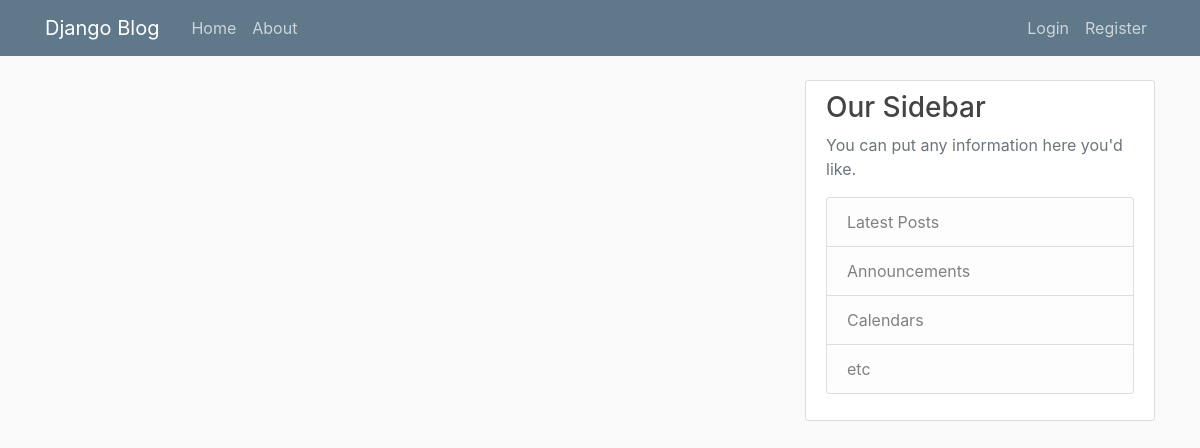
Page /blog_dev/ on the earlier database version.
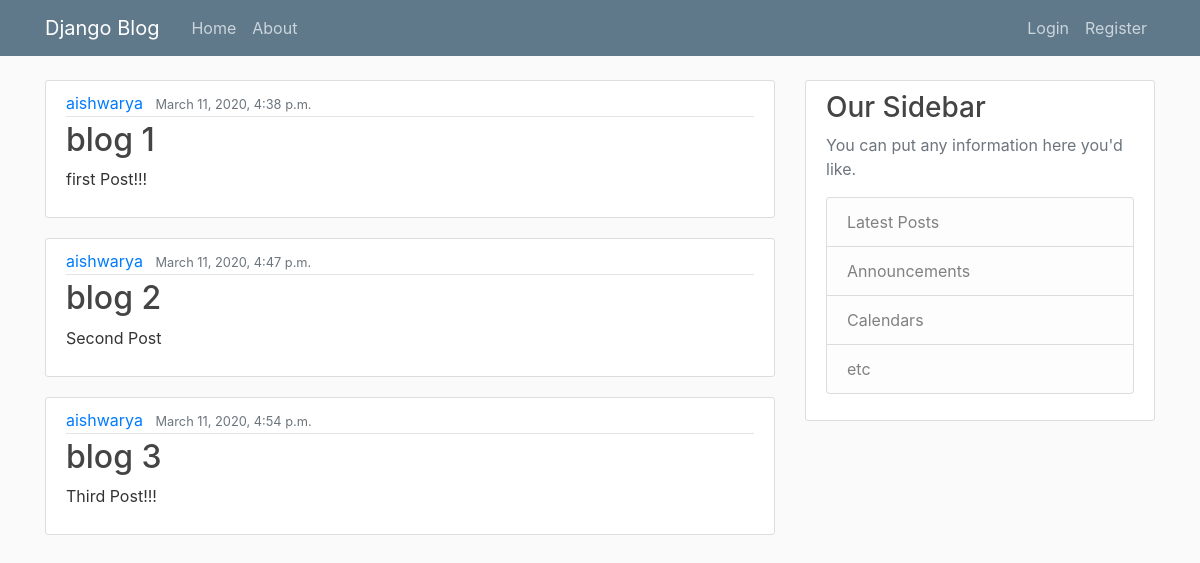
Same page on the later database version.
### blog/models.py (models this page shows, shortened)
class Post(models.Model):
    title = models.CharField(max_length=100)
    content = models.TextField()
    date_posted = models.DateTimeField(default=timezone.now)
    author = models.ForeignKey(User, on_delete=models.CASCADE)  #if user is deleted then its post is also deleted

### blog/views.py (the view)
# urls.py: path('', views.home, name='blog-name'), #views.home is functio created in views.py
def home(request):
    content = {
        'posts':Post.objects.all()
    }
    return render(request, 'home.html',content) #when user goes to home blog page

### blog/templates/home.html
{% extends "base.html" %}
{% block content %}
    {% for post in posts %}
        <article class="media content-section">
            <div class="media-body">
                <div class="article-metadata">
                    <a class="mr-2" href="#">{{ post.author }}</a>
                    <small class="text-muted">{{ post.date_posted }}</small>
                </div>
                <h2><a class="article-title" href="#">{{ post.title }}</a></h2>
                <p class="article-content">{{ post.content }}</p>
            </div>
        </article>
    {% endfor %}
{% endblock content %}

### blog/templates/base.html (shortened to what this page needs)
{% load static %}
<!DOCTYPE html>
<html lang="en">
<head>
    <link rel="stylesheet" href="https://stackpath.bootstrapcdn.com/bootstrap/4.4.1/css/bootstrap.min.css">
    <link rel="stylesheet" href="{% static 'blog/main.css' %}">
</head>
<body>
    <header class="site-header">
        <nav class="navbar navbar-expand-md navbar-dark bg-steel fixed-top">
          <div class="container">
            <a class="navbar-brand mr-4" href="#" >Django Blog</a>
            <div class="collapse navbar-collapse" id="navbarToggle">
              <div class="navbar-nav mr-auto">
                <a class="nav-item nav-link" href="{% url 'blog-name' %}" >Home</a>
                <a class="nav-item nav-link" href="{% url 'blog-about' %}" >About</a>
              </div>
              <div class="navbar-nav">
                <a class="nav-item nav-link" href="{% url 'blog-name' %}" >Login</a>
                <a class="nav-item nav-link" href="#" >Register</a>
              </div>
            </div>
          </div>
        </nav>
      </header>
      <main role="main" class="container">
        <div class="row">
          <div class="col-md-8">
            {% block content %}{% endblock %}
          </div>
          <div class="col-md-4">
            <div class="content-section">
              <h3>Our Sidebar</h3>
              <p class='text-muted'>You can put any information here you'd like.
                <ul class="list-group">
                  <li class="list-group-item list-group-item-light">Latest Posts</li>
                  <li class="list-group-item list-group-item-light">Announcements</li>
                  <li class="list-group-item list-group-item-light">Calendars</li>
                  <li class="list-group-item list-group-item-light">etc</li>
                </ul>
              </p>
            </div>
          </div>
        </div>
      </main>
</body>
</html>

### blog/static/blog/main.css (style rules this page uses)
body { background: #fafafa; color: #333333; margin-top: 5rem; }
h1, h2, h3, h4, h5, h6 { color: #444444; }
ul { margin: 0; }
.bg-steel { background-color: #5f788a; }
.site-header .navbar-nav .nav-link { color: #cbd5db; }
.content-section { background: #ffffff; padding: 10px 20px; border: 1px solid #dddddd; border-radius: 3px; margin-bottom: 20px; }
.article-title { color: #444444; }
.article-content { white-space: pre-line; }
.article-metadata { padding-bottom: 1px; margin-bottom: 4px; border-bottom: 1px solid #e3e3e3 }

Differences in the rows shown:
added Post: author "aishwarya", date_posted "March 11, 2020, 4:38 p.m.", title "blog 1", content "first Post!!!"
added Post: author "aishwarya", date_posted "March 11, 2020, 4:47 p.m.", title "blog 2", content "Second Post"
added Post: author "aishwarya", date_posted "March 11, 2020, 4:54 p.m.", title "blog 3", content "Third Post!!!"
